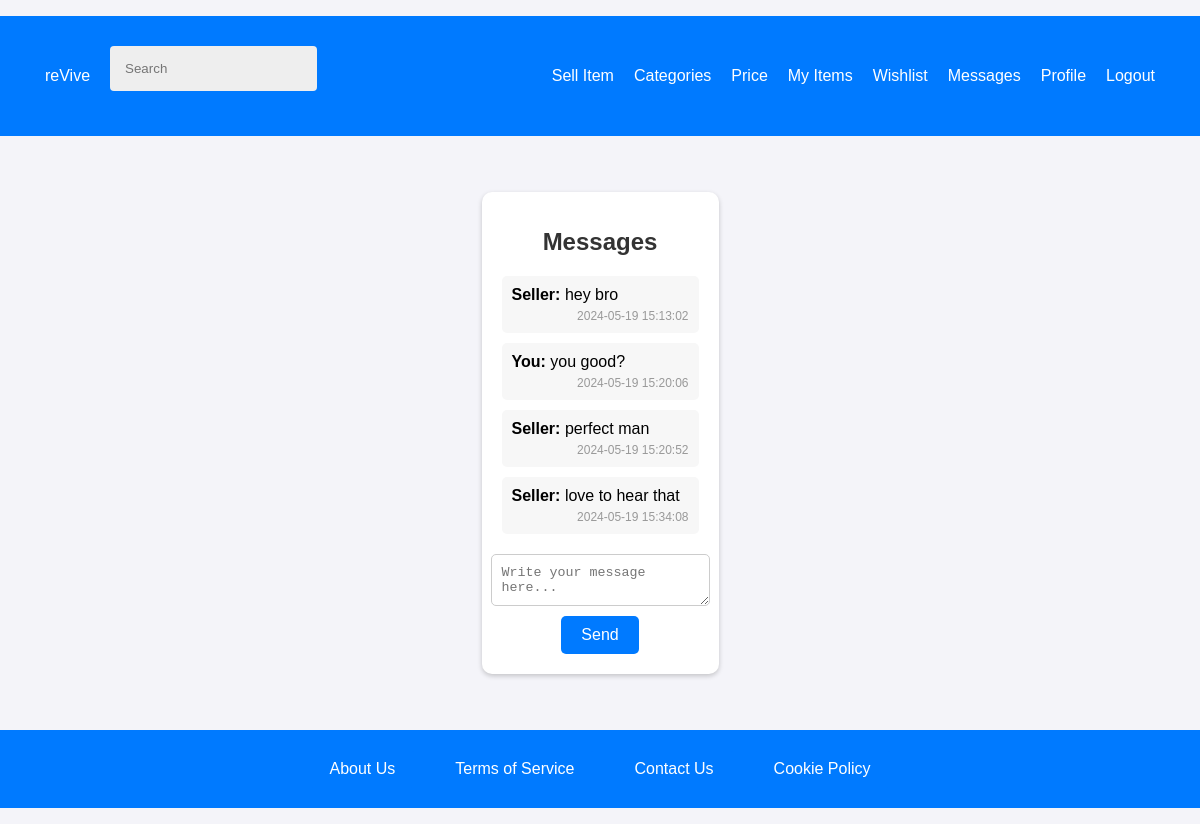
The page /pages/message.php?item_id=5&receiver_id=4 (signed in) on the database its author committed.
### tables this page shows
CREATE TABLE messages (
    id INTEGER PRIMARY KEY AUTOINCREMENT,
    sender_id INTEGER NOT NULL,
    receiver_id INTEGER NOT NULL,
    item_id INTEGER NOT NULL,
    message TEXT NOT NULL,
    timestamp DATETIME DEFAULT CURRENT_TIMESTAMP,
    is_read INT DEFAULT 0,
    FOREIGN KEY (sender_id) REFERENCES users(user_id),
    FOREIGN KEY (receiver_id) REFERENCES users(user_id),
    FOREIGN KEY (item_id) REFERENCES items(item_id)
);

### utils/session.php (called while the page is built, shortened)
<?php
class Session {
    public function getId() {
        return $_SESSION['user_id'] ?? null;
    }
}
?>

### database/messages.class.php (called while the page is built, shortened)
<?php
class Message {
    public static function getMessages(PDO $db, int $user_id, int $receiver_id, int $item_id): array {
        $stmt = $db->prepare('
            SELECT *
            FROM messages
            WHERE (sender_id = ? AND receiver_id = ? OR sender_id = ? AND receiver_id = ?)
            AND item_id = ?
            ORDER BY timestamp ASC
        ');
        $stmt->execute([$user_id, $receiver_id, $receiver_id, $user_id, $item_id]);
        $messages = $stmt->fetchAll(PDO::FETCH_ASSOC);
        $stmt = $db->prepare('UPDATE messages SET is_read = 1 WHERE receiver_id = ? AND sender_id = ? AND item_id = ?');
        $stmt->execute([$user_id, $receiver_id, $item_id]);
        return $messages;
    }
}
?>

### pages/message.php (the view, shortened to what this page needs)
<?php
require_once(__DIR__ . '/../templates/common.php');
require_once(__DIR__ . '/../database/connection.db.php');
require_once(__DIR__ . '/../database/messages.class.php');
require_once(__DIR__ . '/../utils/session.php');
$session = new Session();
$db = getDatabaseConnection();
$itemId = intval($_GET['item_id'] ?? 0);
$receiverId = intval($_GET['receiver_id'] ?? 0);
$senderId = $session->getId();
$messages = Message::getMessages($db, $senderId, $receiverId, $itemId);
?>
<link rel="stylesheet" type="text/css" href="../styles/messages.css">
<div class="messages-container">
    <h1>Messages</h1>
    <div class="message-list">
        <?php if (!empty($messages)): ?>
            <?php foreach ($messages as $message): ?>
                <div class="message">
                    <p><strong><?= htmlspecialchars($message['sender_id']) == $session->getId() ? 'You' : 'Seller' ?>:</strong> <?= htmlspecialchars($message['message']) ?></p>
                    <span class="timestamp"><?= htmlspecialchars($message['timestamp']) ?></span>
                </div>
            <?php endforeach; ?>
        <?php else: ?>
            <p>No messages found.</p>
        <?php endif; ?>
    </div>
    <form action="send_message.php" method="post">
        <textarea name="message" required placeholder="Write your message here..."></textarea>
        <button type="submit">Send</button>
    </form>
</div>

### styles/register.css (style rules this page uses)
body, html { height: 100%; margin: 0; font-family: -apple-system, BlinkMacSystemFont, "Segoe UI", Roboto, "Helvetica Neue", Arial, sans-serif; }

### styles/mainPage.css (style rules this page uses)
html, body { height: 100%; margin: 0; padding: 0; display: flex; flex-direction: column; font-family: -apple-system, BlinkMacSystemFont, "Segoe UI", Roboto, "Helvetica Neue", Arial, sans-serif; }
body { min-height: 100vh; display: flex; flex-direction: column; }

### styles/login.css (style rules this page uses)
body, html { height: 100%; margin: 0; font-family: -apple-system, BlinkMacSystemFont, "Segoe UI", Roboto, "Helvetica Neue", Arial, sans-serif; }

### styles/common.css (style rules this page uses)
body, html { height: 100%; margin: 0; font-family: -apple-system, BlinkMacSystemFont, "Segoe UI", Roboto, "Helvetica Neue", Arial, sans-serif; }

### styles/messages.css (style rules this page uses)
body { font-family: 'Arial', sans-serif; margin: 0; padding: 0; background-color: #f4f4f9; }
.messages-container { max-width: 600px; margin: 40px auto; padding: 20px; background: #fff; box-shadow: 0 2px 5px rgba(0,0,0,0.2); border-radius: 10px; }
.messages-container h1 { font-size: 24px; color: #333; text-align: center; margin-bottom: 20px; }
.message-list { margin-bottom: 20px; display: flex; flex-direction: column; gap: 10px; }
.message { background: #f7f7f7; padding: 10px; border-radius: 5px; transition: background-color 0.3s, box-shadow 0.3s; }
.message p { margin: 0; }
.message .timestamp { font-size: 12px; color: #999; text-align: right; display: block; margin-top: 5px; }
form { display: flex; flex-direction: column; align-items: center; }
textarea { width: 100%; padding: 10px; margin-bottom: 10px; border: 1px solid #ccc; border-radius: 5px; resize: vertical; }
button { background-color: #007aff; color: white; padding: 10px 20px; border: none; border-radius: 5px; cursor: pointer; font-size: 16px; transition: background-color 0.3s; }

### rows shown on the page
messages: shows "Seller", message "hey bro", timestamp "2024-05-19 15:13:02"
messages: shows "You", message "you good?", timestamp "2024-05-19 15:20:06"
messages: shows "Seller", message "perfect man", timestamp "2024-05-19 15:20:52"
messages: shows "Seller", message "love to hear that", timestamp "2024-05-19 15:34:08"
